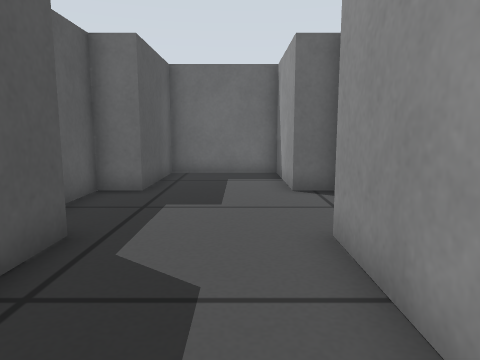
view 1 (above)

14 first-person views from a walk through a Gazebo world. The camera is 0.39 m above the floor, tilts 8° down and sees 70° across. The floor is counted in squares, 0.25 m on a side. Each view is taken from the middle of a square. On the plan, view 1 faces up. The plan holds only what a view shows up to about 16 squares ahead; the rest is blank.

view 2
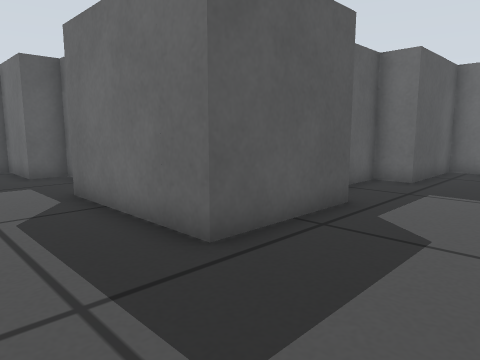

view 3
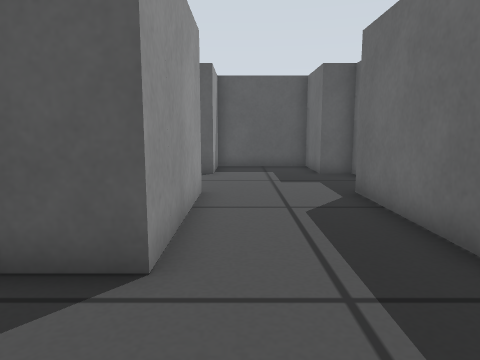

view 4
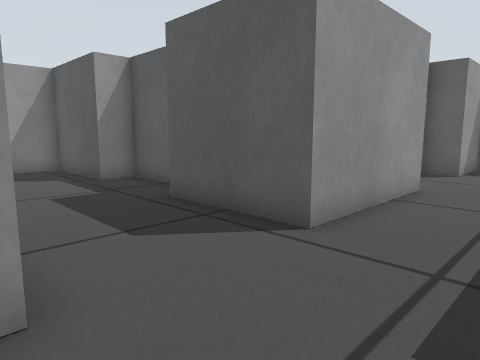

view 5
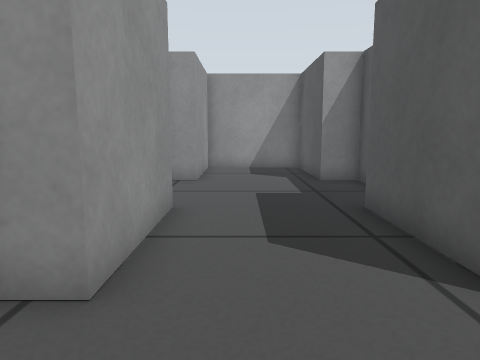

view 6
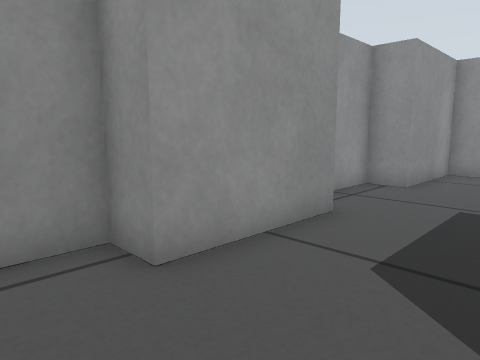

view 7
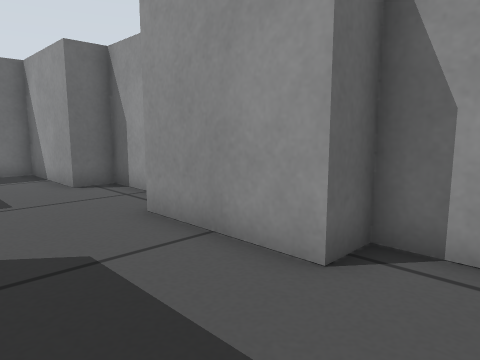

view 8
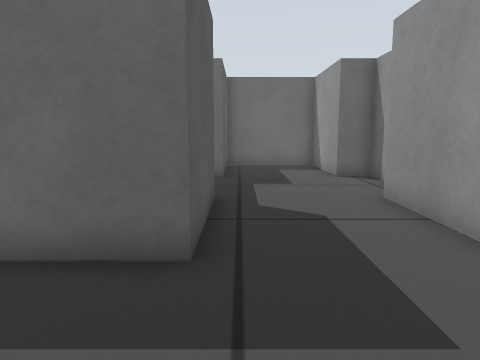

view 9
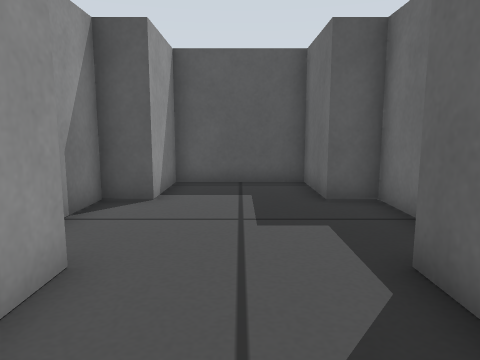

view 10
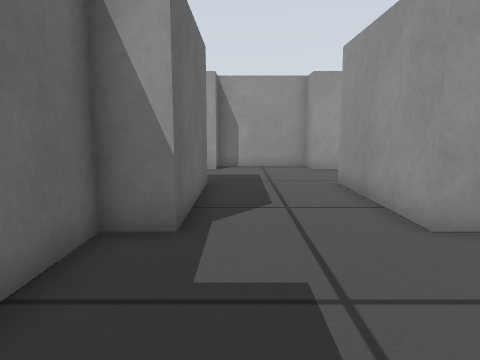

view 11
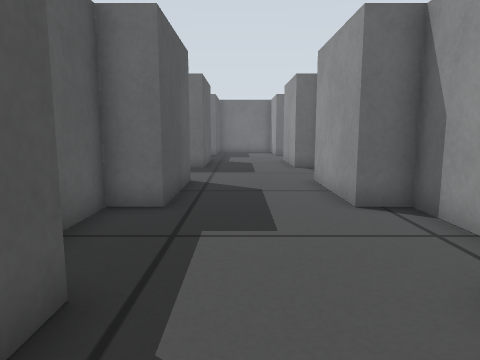

view 12
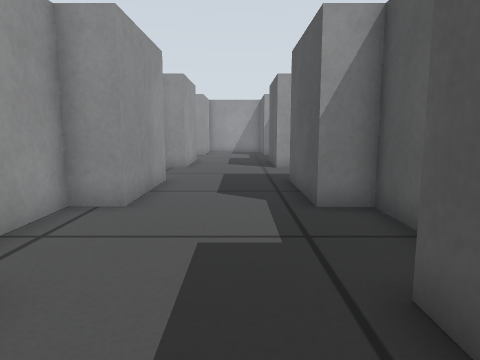

view 13
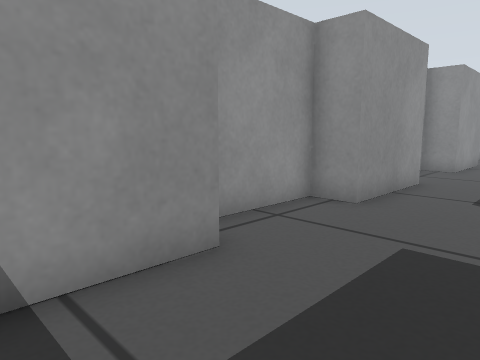

view 14
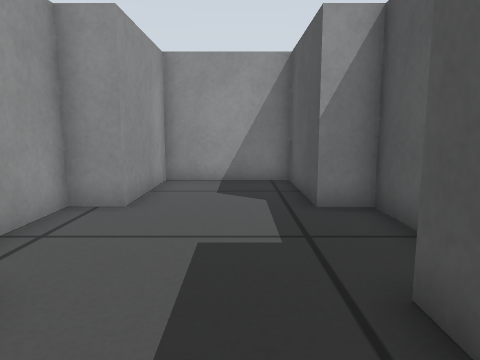

### Floor plan
Points are (right, up) in squares from view 1. A wall is a line through its corners. A room is listed if a view was taken in it or the views show most of it. See-through windows are left out.
Room 1 (views 1, 2, 3, 4, 5, 6, 7, 8, 9, 10, 11, 12, 13, 14)
walls: (-7.8, -3.8) (-7.8, -3) (-2.6, -3) (-2.6, -7) (-3.8, -7) (-3.8, -11) (-2.6, -11) (-2.6, -15) (1.4, -15) (1.4, -11) (2.6, -11) (2.6, -7) (1.4, -7) (1.4, -3) (2.6, -3) (2.6, 1) (1.4, 1) (1.4, 5) (2.6, 5) (2.6, 9) (1.4, 9) (1.4, 13) (-2.6, 13) (-2.6, 9) (-3.8, 9) (-3.8, 5) (-2.6, 5) (-2.6, 1) (-7.8, 1) (-7.8, 2.2) (-11.8, 2.2) (-11.8, 1) (-14.6, 1) (-14.6, -3) (-11.8, -3) (-11.8, -4.2) (-10, -4.2)

Where each view was taken, in squares from view 1:
view 1: 0 up, 0 right, facing up
view 2: 2 down, 1 right, facing up-left
view 3: 2 down, 1 right, facing left
view 4: 0 up, 2 right, facing down-left
view 5: 0 up, 0 right, facing down
view 6: 1 down, 2 left, facing down-right
view 7: 1 down, 2 left, facing up-right
view 8: 3 down, 2 left, facing up
view 9: 1 down, 4 left, facing left
view 10: 0 up, 13 left, facing right
view 11: 14 down, 1 left, facing up
view 12: 12 up, 1 left, facing down
view 13: 12 up, 2 left, facing down-right
view 14: 4 down, 1 left, facing down
